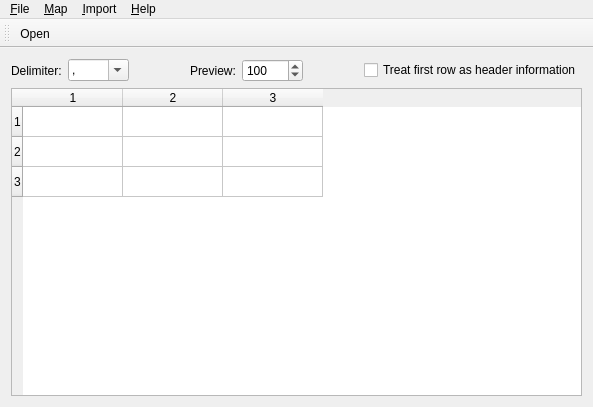
<?xml version="1.0" encoding="UTF-8"?>
<ui version="4.0">
 <class>CSVToolWindow</class>
 <widget class="QMainWindow" name="CSVToolWindow">
  <property name="geometry">
   <rect>
    <x>0</x>
    <y>0</y>
    <width>593</width>
    <height>407</height>
   </rect>
  </property>
  <property name="windowTitle">
   <string>CSV Tool</string>
  </property>
  <widget class="QWidget" name="widget">
   <layout class="QGridLayout" name="gridLayout">
    <item row="0" column="0">
     <widget class="QLabel" name="_delimLit">
      <property name="text">
       <string>Delimiter:</string>
      </property>
     </widget>
    </item>
    <item row="0" column="1">
     <widget class="QComboBox" name="_delim">
      <property name="editable">
       <bool>true</bool>
      </property>
      <item>
       <property name="text">
        <string notr="true">,</string>
       </property>
      </item>
      <item>
       <property name="text">
        <string notr="true">.</string>
       </property>
      </item>
      <item>
       <property name="text">
        <string notr="true">{ tab }</string>
       </property>
      </item>
      <item>
       <property name="text">
        <string>|</string>
       </property>
      </item>
      <item>
       <property name="text">
        <string>;</string>
       </property>
      </item>
      <item>
       <property name="text">
        <string>:</string>
       </property>
      </item>
     </widget>
    </item>
    <item row="0" column="6">
     <widget class="QCheckBox" name="_firstRowHeader">
      <property name="text">
       <string>Treat first row as header information</string>
      </property>
     </widget>
    </item>
    <item row="1" column="0" colspan="7">
     <widget class="QTableWidget" name="_table">
      <row>
       <property name="text">
        <string>1</string>
       </property>
      </row>
      <row>
       <property name="text">
        <string>2</string>
       </property>
      </row>
      <row>
       <property name="text">
        <string>3</string>
       </property>
      </row>
      <column>
       <property name="text">
        <string>1</string>
       </property>
      </column>
      <column>
       <property name="text">
        <string>2</string>
       </property>
      </column>
      <column>
       <property name="text">
        <string>3</string>
       </property>
      </column>
     </widget>
    </item>
    <item row="0" column="5">
     <spacer name="horizontalSpacer">
      <property name="orientation">
       <enum>Qt::Horizontal</enum>
      </property>
      <property name="sizeHint" stdset="0">
       <size>
        <width>40</width>
        <height>20</height>
       </size>
      </property>
     </spacer>
    </item>
    <item row="0" column="4">
     <widget class="QSpinBox" name="_preview">
      <property name="specialValueText">
       <string>All</string>
      </property>
      <property name="maximum">
       <number>10000</number>
      </property>
      <property name="value">
       <number>100</number>
      </property>
     </widget>
    </item>
    <item row="0" column="3">
     <widget class="QLabel" name="_previewLit">
      <property name="text">
       <string>Preview:</string>
      </property>
     </widget>
    </item>
    <item row="0" column="2">
     <spacer name="horizontalSpacer_2">
      <property name="orientation">
       <enum>Qt::Horizontal</enum>
      </property>
      <property name="sizeHint" stdset="0">
       <size>
        <width>40</width>
        <height>20</height>
       </size>
      </property>
     </spacer>
    </item>
   </layout>
  </widget>
  <widget class="QToolBar" name="toolBar">
   <attribute name="toolBarArea">
    <enum>TopToolBarArea</enum>
   </attribute>
   <attribute name="toolBarBreak">
    <bool>false</bool>
   </attribute>
   <addaction name="fileOpenAction"/>
  </widget>
  <widget class="QMenuBar" name="MenuBar">
   <property name="geometry">
    <rect>
     <x>0</x>
     <y>0</y>
     <width>593</width>
     <height>22</height>
    </rect>
   </property>
   <widget class="QMenu" name="fileMenu">
    <property name="title">
     <string>&amp;File</string>
    </property>
    <addaction name="fileNewAction"/>
    <addaction name="fileOpenAction"/>
    <addaction name="fileSaveAction"/>
    <addaction name="fileSaveAsAction"/>
    <addaction name="separator"/>
    <addaction name="filePrintAction"/>
    <addaction name="separator"/>
    <addaction name="fileExitAction"/>
   </widget>
   <widget class="QMenu" name="mapMenu">
    <property name="title">
     <string>&amp;Map</string>
    </property>
    <addaction name="mapEditAction"/>
   </widget>
   <widget class="QMenu" name="importMenu">
    <property name="title">
     <string>&amp;Import</string>
    </property>
    <addaction name="importStartAction"/>
    <addaction name="importView_LogAction"/>
   </widget>
   <widget class="QMenu" name="helpMenu">
    <property name="title">
     <string>&amp;Help</string>
    </property>
    <addaction name="helpContentsAction"/>
    <addaction name="helpIndexAction"/>
    <addaction name="separator"/>
    <addaction name="helpAboutAction"/>
   </widget>
   <addaction name="fileMenu"/>
   <addaction name="mapMenu"/>
   <addaction name="importMenu"/>
   <addaction name="helpMenu"/>
  </widget>
  <action name="fileNewAction">
   <property name="icon">
    <iconset>
     <normaloff>:/images/new.png</normaloff>:/images/new.png</iconset>
   </property>
   <property name="text">
    <string>&amp;New</string>
   </property>
   <property name="iconText">
    <string>New</string>
   </property>
   <property name="shortcut">
    <string>Ctrl+N</string>
   </property>
   <property name="name" stdset="0">
    <cstring>fileNewAction</cstring>
   </property>
  </action>
  <action name="fileOpenAction">
   <property name="icon">
    <iconset>
     <normaloff>:/images/open.png</normaloff>:/images/open.png</iconset>
   </property>
   <property name="text">
    <string>&amp;Open CSV...</string>
   </property>
   <property name="iconText">
    <string>Open</string>
   </property>
   <property name="toolTip">
    <string>Open CSV file</string>
   </property>
   <property name="shortcut">
    <string>Ctrl+O</string>
   </property>
   <property name="name" stdset="0">
    <cstring>fileOpenAction</cstring>
   </property>
  </action>
  <action name="fileSaveAction">
   <property name="icon">
    <iconset>
     <normaloff>:/images/save.png</normaloff>:/images/save.png</iconset>
   </property>
   <property name="text">
    <string>&amp;Save</string>
   </property>
   <property name="iconText">
    <string>Save</string>
   </property>
   <property name="shortcut">
    <string>Ctrl+S</string>
   </property>
   <property name="name" stdset="0">
    <cstring>fileSaveAction</cstring>
   </property>
  </action>
  <action name="fileSaveAsAction">
   <property name="text">
    <string>Save &amp;As...</string>
   </property>
   <property name="iconText">
    <string>Save As</string>
   </property>
   <property name="shortcut">
    <string/>
   </property>
   <property name="name" stdset="0">
    <cstring>fileSaveAsAction</cstring>
   </property>
  </action>
  <action name="filePrintAction">
   <property name="icon">
    <iconset>
     <normaloff>:/images/print.png</normaloff>:/images/print.png</iconset>
   </property>
   <property name="text">
    <string>&amp;Print...</string>
   </property>
   <property name="iconText">
    <string>Print</string>
   </property>
   <property name="shortcut">
    <string>Ctrl+P</string>
   </property>
   <property name="name" stdset="0">
    <cstring>filePrintAction</cstring>
   </property>
  </action>
  <action name="fileExitAction">
   <property name="text">
    <string>E&amp;xit</string>
   </property>
   <property name="iconText">
    <string>Exit</string>
   </property>
   <property name="shortcut">
    <string/>
   </property>
   <property name="name" stdset="0">
    <cstring>fileExitAction</cstring>
   </property>
  </action>
  <action name="helpContentsAction">
   <property name="text">
    <string>&amp;Contents...</string>
   </property>
   <property name="iconText">
    <string>Contents</string>
   </property>
   <property name="shortcut">
    <string/>
   </property>
   <property name="name" stdset="0">
    <cstring>helpContentsAction</cstring>
   </property>
  </action>
  <action name="helpIndexAction">
   <property name="text">
    <string>&amp;Index...</string>
   </property>
   <property name="iconText">
    <string>Index</string>
   </property>
   <property name="shortcut">
    <string/>
   </property>
   <property name="name" stdset="0">
    <cstring>helpIndexAction</cstring>
   </property>
  </action>
  <action name="helpAboutAction">
   <property name="text">
    <string>&amp;About</string>
   </property>
   <property name="iconText">
    <string>About</string>
   </property>
   <property name="shortcut">
    <string/>
   </property>
   <property name="name" stdset="0">
    <cstring>helpAboutAction</cstring>
   </property>
  </action>
  <action name="mapEditAction">
   <property name="iconText">
    <string>Edit</string>
   </property>
   <property name="shortcut">
    <string>Ctrl+E</string>
   </property>
   <property name="name" stdset="0">
    <cstring>mapEditAction</cstring>
   </property>
  </action>
  <action name="importStartAction">
   <property name="iconText">
    <string>Start...</string>
   </property>
   <property name="shortcut">
    <string>Ctrl+T</string>
   </property>
   <property name="name" stdset="0">
    <cstring>importStartAction</cstring>
   </property>
  </action>
  <action name="importView_LogAction">
   <property name="iconText">
    <string>View Log...</string>
   </property>
   <property name="shortcut">
    <string>Ctrl+L</string>
   </property>
   <property name="name" stdset="0">
    <cstring>importView_LogAction</cstring>
   </property>
  </action>
 </widget>
 <layoutdefault spacing="6" margin="11"/>
 <tabstops>
  <tabstop>_delim</tabstop>
  <tabstop>_preview</tabstop>
  <tabstop>_firstRowHeader</tabstop>
  <tabstop>_table</tabstop>
 </tabstops>
 <resources/>
 <connections>
  <connection>
   <sender>fileNewAction</sender>
   <signal>triggered()</signal>
   <receiver>CSVToolWindow</receiver>
   <slot>fileNew()</slot>
   <hints>
    <hint type="sourcelabel">
     <x>-1</x>
     <y>-1</y>
    </hint>
    <hint type="destinationlabel">
     <x>20</x>
     <y>20</y>
    </hint>
   </hints>
  </connection>
  <connection>
   <sender>fileOpenAction</sender>
   <signal>triggered()</signal>
   <receiver>CSVToolWindow</receiver>
   <slot>fileOpen()</slot>
   <hints>
    <hint type="sourcelabel">
     <x>-1</x>
     <y>-1</y>
    </hint>
    <hint type="destinationlabel">
     <x>20</x>
     <y>20</y>
    </hint>
   </hints>
  </connection>
  <connection>
   <sender>fileSaveAction</sender>
   <signal>triggered()</signal>
   <receiver>CSVToolWindow</receiver>
   <slot>fileSave()</slot>
   <hints>
    <hint type="sourcelabel">
     <x>-1</x>
     <y>-1</y>
    </hint>
    <hint type="destinationlabel">
     <x>20</x>
     <y>20</y>
    </hint>
   </hints>
  </connection>
  <connection>
   <sender>fileSaveAsAction</sender>
   <signal>triggered()</signal>
   <receiver>CSVToolWindow</receiver>
   <slot>fileSaveAs()</slot>
   <hints>
    <hint type="sourcelabel">
     <x>-1</x>
     <y>-1</y>
    </hint>
    <hint type="destinationlabel">
     <x>20</x>
     <y>20</y>
    </hint>
   </hints>
  </connection>
  <connection>
   <sender>filePrintAction</sender>
   <signal>triggered()</signal>
   <receiver>CSVToolWindow</receiver>
   <slot>filePrint()</slot>
   <hints>
    <hint type="sourcelabel">
     <x>-1</x>
     <y>-1</y>
    </hint>
    <hint type="destinationlabel">
     <x>20</x>
     <y>20</y>
    </hint>
   </hints>
  </connection>
  <connection>
   <sender>fileExitAction</sender>
   <signal>triggered()</signal>
   <receiver>CSVToolWindow</receiver>
   <slot>fileExit()</slot>
   <hints>
    <hint type="sourcelabel">
     <x>-1</x>
     <y>-1</y>
    </hint>
    <hint type="destinationlabel">
     <x>20</x>
     <y>20</y>
    </hint>
   </hints>
  </connection>
  <connection>
   <sender>helpIndexAction</sender>
   <signal>triggered()</signal>
   <receiver>CSVToolWindow</receiver>
   <slot>helpIndex()</slot>
   <hints>
    <hint type="sourcelabel">
     <x>-1</x>
     <y>-1</y>
    </hint>
    <hint type="destinationlabel">
     <x>20</x>
     <y>20</y>
    </hint>
   </hints>
  </connection>
  <connection>
   <sender>helpContentsAction</sender>
   <signal>triggered()</signal>
   <receiver>CSVToolWindow</receiver>
   <slot>helpContents()</slot>
   <hints>
    <hint type="sourcelabel">
     <x>-1</x>
     <y>-1</y>
    </hint>
    <hint type="destinationlabel">
     <x>20</x>
     <y>20</y>
    </hint>
   </hints>
  </connection>
  <connection>
   <sender>helpAboutAction</sender>
   <signal>triggered()</signal>
   <receiver>CSVToolWindow</receiver>
   <slot>helpAbout()</slot>
   <hints>
    <hint type="sourcelabel">
     <x>-1</x>
     <y>-1</y>
    </hint>
    <hint type="destinationlabel">
     <x>20</x>
     <y>20</y>
    </hint>
   </hints>
  </connection>
  <connection>
   <sender>mapEditAction</sender>
   <signal>triggered()</signal>
   <receiver>CSVToolWindow</receiver>
   <slot>mapEdit()</slot>
   <hints>
    <hint type="sourcelabel">
     <x>-1</x>
     <y>-1</y>
    </hint>
    <hint type="destinationlabel">
     <x>20</x>
     <y>20</y>
    </hint>
   </hints>
  </connection>
  <connection>
   <sender>_firstRowHeader</sender>
   <signal>toggled(bool)</signal>
   <receiver>CSVToolWindow</receiver>
   <slot>sFirstRowHeader(bool)</slot>
   <hints>
    <hint type="sourcelabel">
     <x>20</x>
     <y>20</y>
    </hint>
    <hint type="destinationlabel">
     <x>20</x>
     <y>20</y>
    </hint>
   </hints>
  </connection>
  <connection>
   <sender>importStartAction</sender>
   <signal>triggered()</signal>
   <receiver>CSVToolWindow</receiver>
   <slot>importStart()</slot>
   <hints>
    <hint type="sourcelabel">
     <x>-1</x>
     <y>-1</y>
    </hint>
    <hint type="destinationlabel">
     <x>20</x>
     <y>20</y>
    </hint>
   </hints>
  </connection>
  <connection>
   <sender>importView_LogAction</sender>
   <signal>triggered()</signal>
   <receiver>CSVToolWindow</receiver>
   <slot>sImportViewLog()</slot>
   <hints>
    <hint type="sourcelabel">
     <x>-1</x>
     <y>-1</y>
    </hint>
    <hint type="destinationlabel">
     <x>20</x>
     <y>20</y>
    </hint>
   </hints>
  </connection>
 </connections>
</ui>
